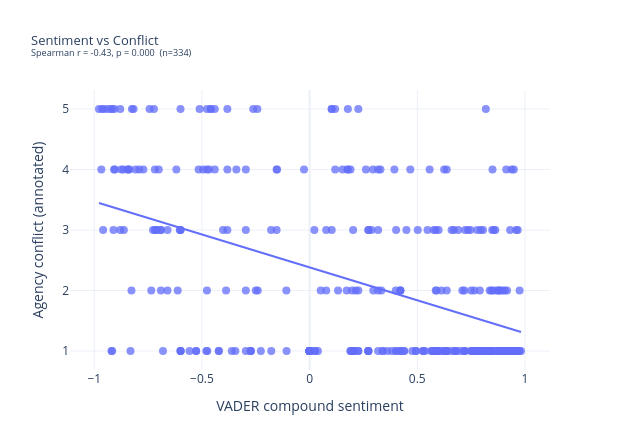
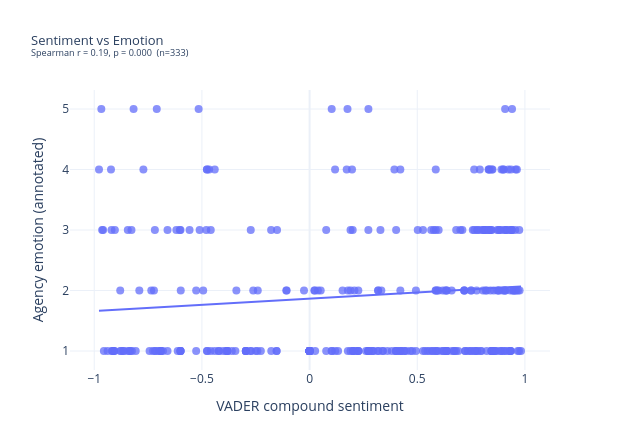

Notebook code cell kept with these figures, in order:
### Markdown cell above
## 2. Theory-Driven Correlations

### 2a. Sentiment × Agency Conflict & Emotion

### Code cell
plotly_scatter(ann_df,
    'sentiment_compound', 'agency_conflict',
    'VADER compound sentiment', 'Agency conflict (annotated)',
    'Sentiment vs Conflict')

plotly_scatter(ann_df,
    'sentiment_compound', 'agency_emotion',
    'VADER compound sentiment', 'Agency emotion (annotated)',
    'Sentiment vs Emotion')

### Figure 1 — Plotly figure (JSON) as saved in the notebook; plotly's stock layout.template omitted (floating-point values rounded to 4 significant figures; data arrays with more than 128 entries replaced by an {"elided": "..."} marker saying what was removed)
{"data": [{"customdata": {"elided": "334x3 str values"}, "hovertemplate": "<b>%{customdata[0]}</b><br>source: %{customdata[1]}<br>VADER compound sentiment: %{x:.3f}<br>Agency conflict (annotated): %{y}<br><br>%{customdata[2]}<extra></extra>", "legendgroup": "", "marker": {"color": "#636efa", "opacity": 0.75, "size": 8, "symbol": "circle"}, "mode": "markers", "name": "", "orientation": "v", "showlegend": false, "type": "scatter", "x": {"elided": "334 float values"}, "xaxis": "x", "y": {"elided": "334 int values"}, "yaxis": "y"}, {"hovertemplate": "<b>OLS trendline</b><br>agency_conflict = -1.08719 * sentiment_compound + 2.38277<br>R<sup>2</sup>=0.229072<br><br>VADER compound sentiment=%{x}<br>Agency conflict (annotated)=%{y} <b>(trend)</b><extra></extra>", "legendgroup": "", "marker": {"color": "#636efa", "symbol": "circle"}, "mode": "lines", "name": "", "showlegend": false, "type": "scatter", "x": {"elided": "334 float values"}, "xaxis": "x", "y": {"elided": "334 float values"}, "yaxis": "y"}], "layout": {"height": 440, "hoverlabel": {"font": {"size": 12}, "namelength": -1}, "legend": {"tracegroupgap": 0}, "margin": {"b": 70, "l": 70, "r": 70, "t": 90}, "title": {"font": {"size": 13}, "text": "Sentiment vs Conflict<br><sup>Spearman r = -0.43, p = 0.000  (n=334)</sup>"}, "width": 620, "xaxis": {"anchor": "y", "domain": [0, 1], "title": {"text": "VADER compound sentiment"}}, "yaxis": {"anchor": "x", "domain": [0, 1], "title": {"text": "Agency conflict (annotated)"}}}}

### Figure 2 — Plotly figure (JSON) as saved in the notebook; plotly's stock layout.template omitted (floating-point values rounded to 4 significant figures; data arrays with more than 128 entries replaced by an {"elided": "..."} marker saying what was removed)
{"data": [{"customdata": {"elided": "333x3 str values"}, "hovertemplate": "<b>%{customdata[0]}</b><br>source: %{customdata[1]}<br>VADER compound sentiment: %{x:.3f}<br>Agency emotion (annotated): %{y}<br><br>%{customdata[2]}<extra></extra>", "legendgroup": "", "marker": {"color": "#636efa", "opacity": 0.75, "size": 8, "symbol": "circle"}, "mode": "markers", "name": "", "orientation": "v", "showlegend": false, "type": "scatter", "x": {"elided": "333 float values"}, "xaxis": "x", "y": {"elided": "333 float values"}, "yaxis": "y"}, {"hovertemplate": "<b>OLS trendline</b><br>agency_emotion = 0.20422 * sentiment_compound + 1.86411<br>R<sup>2</sup>=0.012028<br><br>VADER compound sentiment=%{x}<br>Agency emotion (annotated)=%{y} <b>(trend)</b><extra></extra>", "legendgroup": "", "marker": {"color": "#636efa", "symbol": "circle"}, "mode": "lines", "name": "", "showlegend": false, "type": "scatter", "x": {"elided": "333 float values"}, "xaxis": "x", "y": {"elided": "333 float values"}, "yaxis": "y"}], "layout": {"height": 440, "hoverlabel": {"font": {"size": 12}, "namelength": -1}, "legend": {"tracegroupgap": 0}, "margin": {"b": 70, "l": 70, "r": 70, "t": 90}, "title": {"font": {"size": 13}, "text": "Sentiment vs Emotion<br><sup>Spearman r = 0.19, p = 0.000  (n=333)</sup>"}, "width": 620, "xaxis": {"anchor": "y", "domain": [0, 1], "title": {"text": "VADER compound sentiment"}}, "yaxis": {"anchor": "x", "domain": [0, 1], "title": {"text": "Agency emotion (annotated)"}}}}
